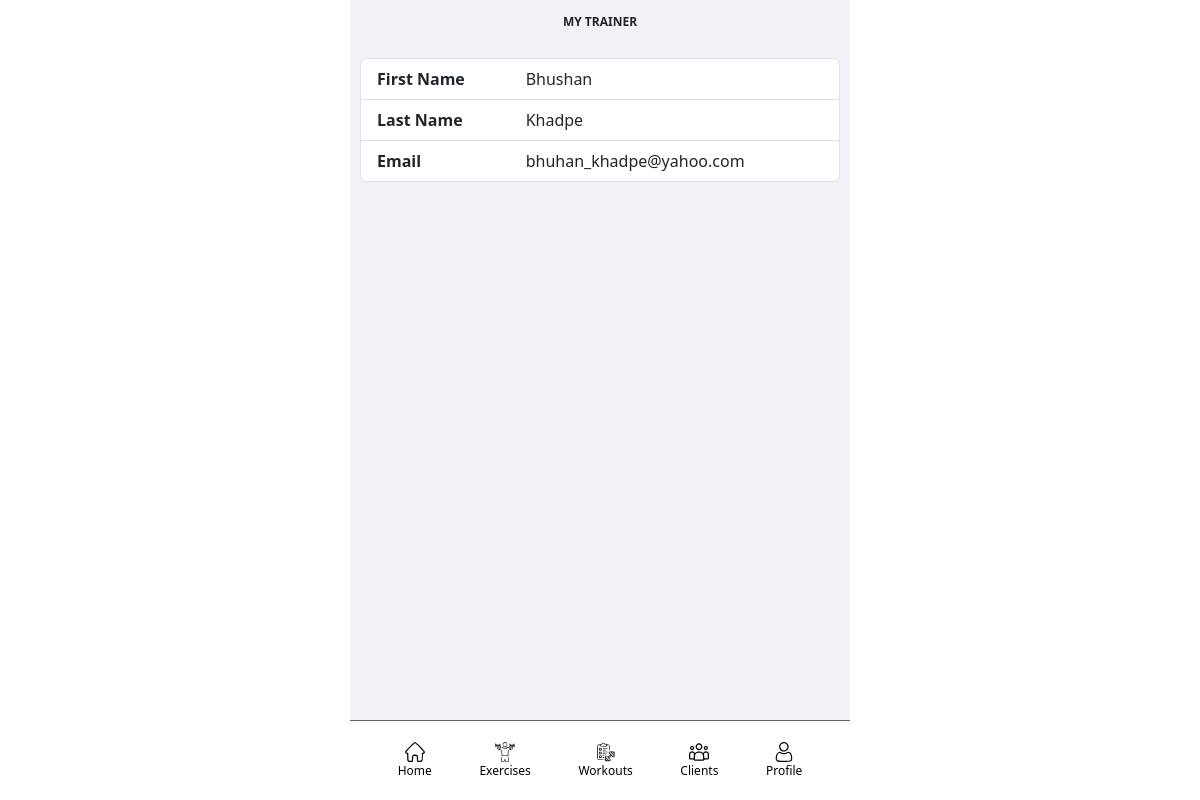
Page /fitnessApp/profile/coach/1/details (signed in) on the committed database.
### fitnessApp/models/fitnessAppUser_models.py (models this page shows, shortened)
class FitnessAppPerson(models.Model):
    first_name = models.CharField(max_length=500, null=False, blank=False)
    last_name = models.CharField(max_length=500, blank=True)
    coach_flag = models.BooleanField(default=False)
    coach = models.ForeignKey('self', on_delete=models.SET_NULL, null=True)
    email = models.EmailField(max_length=100, null=True, blank=True)
    phone_number = models.CharField(max_length=20, null=True, blank=True)

class FitnessAppUser(AbstractUser):
    person = models.OneToOneField(FitnessAppPerson, on_delete=models.CASCADE, null=True, related_name='person')

### fitnessApp/views/profile_views.py (the view)
# urls.py: path("profile/coach/<int:pk>/details", CoachDetailView.as_view(), name="coach-details"),
class CoachDetailView(LoginRequiredMixin, DetailView):
    model = FitnessAppPerson
    template_name = "coach_detail.html"

### fitnessApp/templates/coach_detail.html
{% extends "base/base.html" %}
{% block title %}My Trainer{% endblock %}
{% block content %}
    <div>
        <ul class="list-group">
            <li class="list-group-item">
                <div class="workout-detail-attribute">
                    <div class="workout-detail-attribute-label"><span><b>First Name</b></span></div>
                    <div class="workout-detail-attribute-value">{{ object.first_name }}</div>
                </div>
                </li>
            <li class="list-group-item">
                <div class="workout-detail-attribute">
                    <div class="workout-detail-attribute-label"><span><b>Last Name</b></span></div>
                    <div class="workout-detail-attribute-value">{{ object.last_name }}</div>
                </div>
            </li>
            <li class="list-group-item">
                <div class="workout-detail-attribute">
                    <div class="workout-detail-attribute-label"><span><b>Email</b></span></div>
                    <div class="workout-detail-attribute-value">{{ object.person.email }}</div>
                </div>
            </li>
        </ul>
    </div>
{% endblock %}

### fitnessApp/static/css/main.css (style rules this page uses)
body { background: white }
.workout-detail-attribute { display: grid; grid-template-rows: 100%; grid-template-columns: 1fr 2fr; align-items: center; }
.workout-detail-attribute-label { grid-area: 1 / 1 / 1 / 2; }
.workout-detail-attribute-value { grid-area: 1 / 2 / 1 / 3; }

### rows in the picture
FitnessAppPerson: first_name "Bhushan", last_name "Khadpe", person.email "bhuhan_khadpe@yahoo.com"
